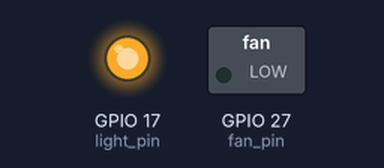
Simulated run of this program. Board: Raspberry Pi (BCM pin numbers). Shown: switched loads named in the program (green lamp = pin HIGH), output pins drawn as LEDs (lit = HIGH). At 10.0 s the program stops and its outputs stay as they are.

Above: at 0.1 s.
At 10.1 s:
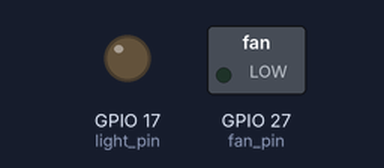
Timing chart, 0 to 11.5 s (numbered marks = the images above):
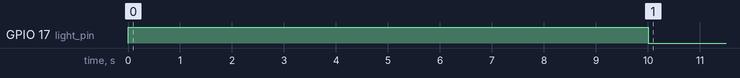

Measured:
- by itself, GPIO 17 (light_pin): LOW → HIGH at 0.00 s, → LOW 10.0 s later

The program:

Arduino-Raspberrypi.py
```python
import RPi.GPIO as GPIO
import time

# Setup GPIO mode
GPIO.setmode(GPIO.BCM)

# Pins for devices (for example: Pin 17 for light, Pin 27 for fan)
light_pin = 17
fan_pin = 27

# Setup pins
GPIO.setup(light_pin, GPIO.OUT)
GPIO.setup(fan_pin, GPIO.OUT)

# Function to control device
def control_device(device, action):
    if device == "light":
        if action == "on":
            GPIO.output(light_pin, GPIO.HIGH)
        elif action == "off":
            GPIO.output(light_pin, GPIO.LOW)
    elif device == "fan":
        if action == "on":
            GPIO.output(fan_pin, GPIO.HIGH)
        elif action == "off":
            GPIO.output(fan_pin, GPIO.LOW)

# Example: Turn light on and fan off
control_device("light", "on")
control_device("fan", "off")

time.sleep(10)  # Keep devices on for 10 seconds

# Clean up GPIO to release resources
GPIO.cleanup()
```
